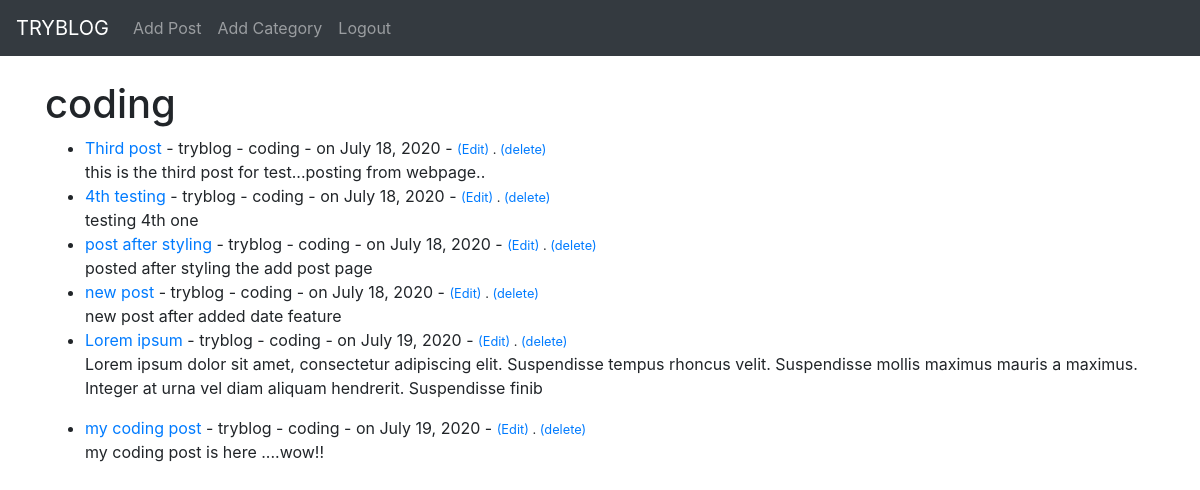
Page /category/coding/ (signed in) on the committed database.
### myblog/models.py (models this page shows, shortened)
class Post(models.Model):
    title = models.CharField(max_length=255)
    title_tag = models.CharField(max_length=255)
    author = models.ForeignKey(User, on_delete=models.CASCADE)
    body = models.TextField()
    post_date = models.DateField(auto_now_add=True)
    category = models.CharField(max_length=255,default='coding')

### myblog/views.py (the view)
# urls.py: path('category/<str:cats>/',CategoryView,name="category")
def CategoryView(request, cats):
    category_posts = Post.objects.filter(category=cats)
    return render(request,'categories.html',{'cats':cats, 'category_posts': category_posts})

### myblog/templates/categories.html
{% extends 'base.html'%}
{% block content %}
{% if category_posts %}
<h1>{{cats}}</h1>
<ul>
{% for post in category_posts %}
<li><a href="{% url 'article-details' post.pk %}">
    {{post.title}}</a>
    - {{post.author}}
    - {{post.category}}
    - on {{ post.post_date }}
    {% if user.is_authenticated %}
    -
    <small>
       <a href="{% url 'update_post' post.pk %}">(Edit)</a> .
       <a href="{% url 'delete_post' post.pk %}">(delete)</a>
    </small><br/>
    {% endif %}
    {{post.body|slice:":200"|safe}}
 </li>
 {% endfor %}
</ul>
{% else %}
<h2>oops!! category doesnot exist....</h2>
{% endif %}
{% endblock %}

### rows in the picture
Post: title "Third post", author "tryblog", category "coding", post_date "July 18, 2020", body "this is the third post for test...posting from webpage.."
Post: title "4th testing", author "tryblog", category "coding", post_date "July 18, 2020", body "testing 4th one"
Post: title "post after styling", author "tryblog", category "coding", post_date "July 18, 2020", body "posted after styling the add post page"
Post: title "new post", author "tryblog", category "coding", post_date "July 18, 2020", body "new post after added date feature"
Post: title "Lorem ipsum", author "tryblog", category "coding", post_date "July 19, 2020", body "Lorem ipsum dolor sit amet, consectetur adipiscing elit. Suspendisse tempus rhoncus velit. Suspendisse mollis maximus mauris a maximus. Integer at urna vel diam aliquam hendrerit. Suspendisse finib"
Post: title "my coding post", author "tryblog", category "coding", post_date "July 19, 2020", body "my coding post is here ....wow!!"

### other values in the picture
{{ cats }} "coding"
